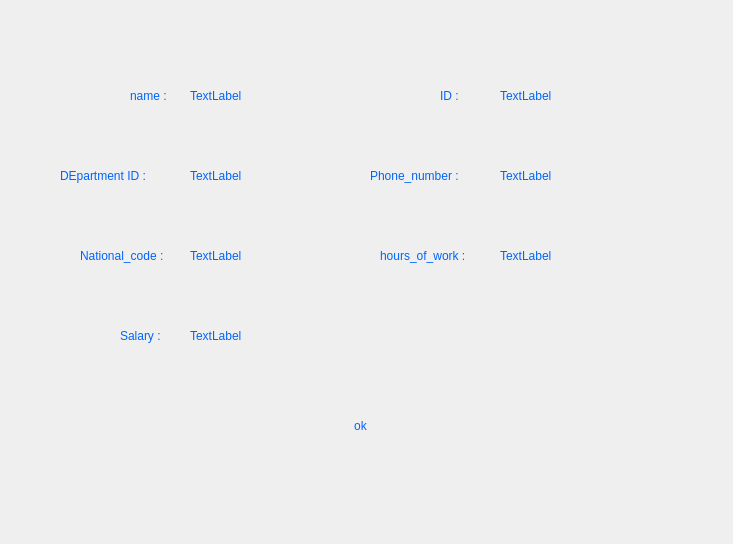
<?xml version="1.0" encoding="UTF-8"?>
<ui version="4.0">
 <class>showdetailsbysearch</class>
 <widget class="QDialog" name="showdetailsbysearch">
  <property name="geometry">
   <rect>
    <x>0</x>
    <y>0</y>
    <width>733</width>
    <height>544</height>
   </rect>
  </property>
  <property name="windowTitle">
   <string>Dialog</string>
  </property>
  <property name="styleSheet">
   <string notr="true">background-image: url(:/Screenshot 2024-07-05 130354.png);
border-radius:15%;
color: rgb(0, 100, 250);
font: 10pt &quot;MV Boli&quot;;</string>
  </property>
  <widget class="QLabel" name="label">
   <property name="geometry">
    <rect>
     <x>130</x>
     <y>80</y>
     <width>51</width>
     <height>31</height>
    </rect>
   </property>
   <property name="text">
    <string>name :</string>
   </property>
  </widget>
  <widget class="QLabel" name="label_2">
   <property name="geometry">
    <rect>
     <x>60</x>
     <y>160</y>
     <width>111</width>
     <height>31</height>
    </rect>
   </property>
   <property name="text">
    <string>DEpartment ID : </string>
   </property>
  </widget>
  <widget class="QLabel" name="label_3">
   <property name="geometry">
    <rect>
     <x>80</x>
     <y>240</y>
     <width>101</width>
     <height>31</height>
    </rect>
   </property>
   <property name="text">
    <string>National_code :</string>
   </property>
  </widget>
  <widget class="QLabel" name="label_4">
   <property name="geometry">
    <rect>
     <x>440</x>
     <y>80</y>
     <width>41</width>
     <height>31</height>
    </rect>
   </property>
   <property name="text">
    <string>ID :</string>
   </property>
  </widget>
  <widget class="QLabel" name="label_5">
   <property name="geometry">
    <rect>
     <x>370</x>
     <y>160</y>
     <width>101</width>
     <height>31</height>
    </rect>
   </property>
   <property name="text">
    <string>Phone_number :</string>
   </property>
  </widget>
  <widget class="QLabel" name="label_6">
   <property name="geometry">
    <rect>
     <x>380</x>
     <y>240</y>
     <width>101</width>
     <height>31</height>
    </rect>
   </property>
   <property name="text">
    <string>hours_of_work :</string>
   </property>
  </widget>
  <widget class="QLabel" name="label_7">
   <property name="geometry">
    <rect>
     <x>120</x>
     <y>320</y>
     <width>51</width>
     <height>31</height>
    </rect>
   </property>
   <property name="text">
    <string>Salary :</string>
   </property>
  </widget>
  <widget class="QLabel" name="personalname">
   <property name="geometry">
    <rect>
     <x>190</x>
     <y>80</y>
     <width>131</width>
     <height>31</height>
    </rect>
   </property>
   <property name="text">
    <string>TextLabel</string>
   </property>
  </widget>
  <widget class="QLabel" name="d_id">
   <property name="geometry">
    <rect>
     <x>190</x>
     <y>160</y>
     <width>131</width>
     <height>31</height>
    </rect>
   </property>
   <property name="text">
    <string>TextLabel</string>
   </property>
  </widget>
  <widget class="QLabel" name="ID">
   <property name="geometry">
    <rect>
     <x>500</x>
     <y>80</y>
     <width>171</width>
     <height>31</height>
    </rect>
   </property>
   <property name="text">
    <string>TextLabel</string>
   </property>
  </widget>
  <widget class="QLabel" name="Phone">
   <property name="geometry">
    <rect>
     <x>500</x>
     <y>160</y>
     <width>171</width>
     <height>31</height>
    </rect>
   </property>
   <property name="text">
    <string>TextLabel</string>
   </property>
  </widget>
  <widget class="QLabel" name="how">
   <property name="geometry">
    <rect>
     <x>500</x>
     <y>240</y>
     <width>171</width>
     <height>31</height>
    </rect>
   </property>
   <property name="text">
    <string>TextLabel</string>
   </property>
  </widget>
  <widget class="QLabel" name="National">
   <property name="geometry">
    <rect>
     <x>190</x>
     <y>240</y>
     <width>131</width>
     <height>31</height>
    </rect>
   </property>
   <property name="text">
    <string>TextLabel</string>
   </property>
  </widget>
  <widget class="QLabel" name="S">
   <property name="geometry">
    <rect>
     <x>190</x>
     <y>320</y>
     <width>141</width>
     <height>31</height>
    </rect>
   </property>
   <property name="text">
    <string>TextLabel</string>
   </property>
  </widget>
  <widget class="QPushButton" name="SearchButton">
   <property name="geometry">
    <rect>
     <x>270</x>
     <y>390</y>
     <width>181</width>
     <height>71</height>
    </rect>
   </property>
   <property name="styleSheet">
    <string notr="true">border-radius:15%;
color: rgb(0, 100, 250);
font: 16pt &quot;MV Boli&quot;;
</string>
   </property>
   <property name="text">
    <string>ok</string>
   </property>
  </widget>
 </widget>
 <resources/>
 <connections/>
</ui>
